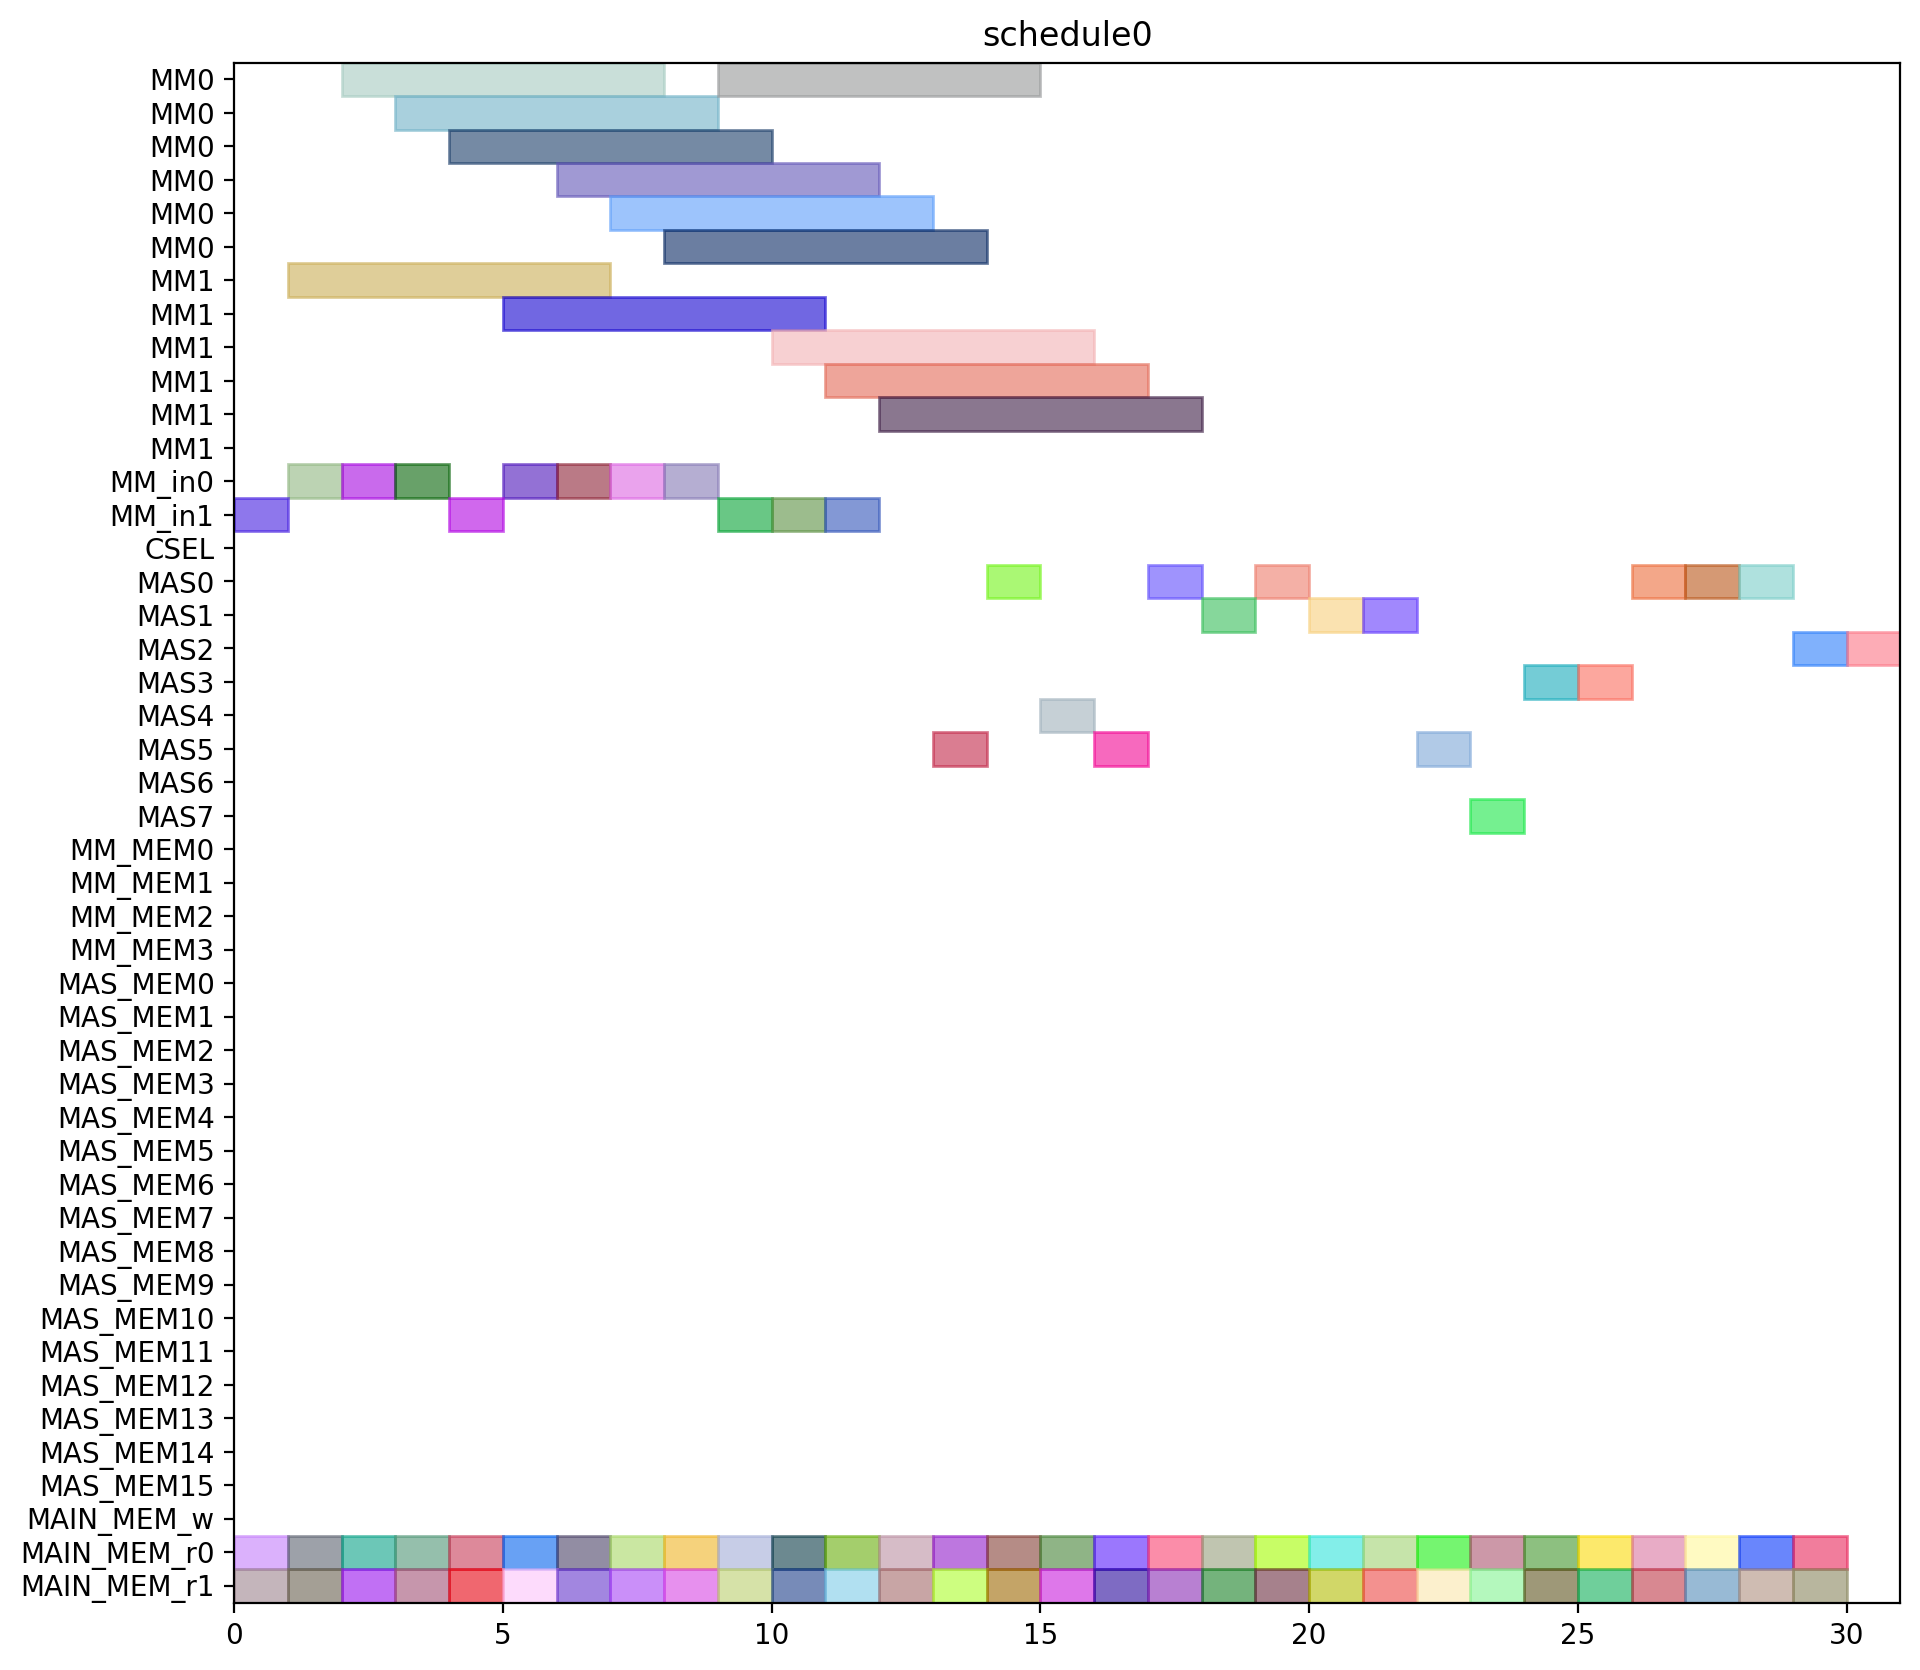

Write Python code to recreate this figure.
from pyschedule import Scenario, solvers, plotters, alt


def solve():
	horizon = 120
	S = Scenario("schedule0", horizon=horizon)

	# resource
	MM = S.Resources('MM', num=2, size=6)
	MM_in = S.Resources('MM_in', num=2)
	CSEL = S.Resource('CSEL')
	MAS = S.Resources('MAS', num=8, size=1, periods=range(1, horizon))
	MM_MEM = S.Resources('MM_MEM', num=4)
	MAS_MEM = S.Resources('MAS_MEM', num=16)
	MAIN_MEM_w = S.Resource('MAIN_MEM_w', size=1)
	MAIN_MEM_r = S.Resources('MAIN_MEM_r', num=2)

	# result of previous scheduling

	# new tasks
	T1_t0 = S.Task('T1_t0', length=1, delay_cost=1)
	T1_t0 += alt(MAS)
	T1_t0_mem0 = S.Task('T1_t0_mem0', length=1, delay_cost=1)
	T1_t0_mem0 += MAIN_MEM_r[0]
	S += T1_t0_mem0 <= T1_t0

	T1_t0_mem1 = S.Task('T1_t0_mem1', length=1, delay_cost=1)
	T1_t0_mem1 += MAIN_MEM_r[1]
	S += T1_t0_mem1 <= T1_t0

	T1_t1 = S.Task('T1_t1', length=1, delay_cost=1)
	T1_t1 += alt(MAS)
	T1_t1_mem0 = S.Task('T1_t1_mem0', length=1, delay_cost=1)
	T1_t1_mem0 += MAIN_MEM_r[0]
	S += T1_t1_mem0 <= T1_t1

	T1_t1_mem1 = S.Task('T1_t1_mem1', length=1, delay_cost=1)
	T1_t1_mem1 += MAIN_MEM_r[1]
	S += T1_t1_mem1 <= T1_t1

	T1_t3 = S.Task('T1_t3', length=6, delay_cost=1)
	T1_t3 += alt(MM)
	T1_t3_in = S.Task('T1_t3_in', length=1, delay_cost=1)
	T1_t3_in += alt(MM_in)
	S += T1_t3_in*MM_in[0]<=T1_t3*MM[0]
	S += T1_t3_in*MM_in[1]<=T1_t3*MM[1]
	T1_t3_mem0 = S.Task('T1_t3_mem0', length=1, delay_cost=1)
	T1_t3_mem0 += MAIN_MEM_r[0]
	S += T1_t3_mem0 <= T1_t3

	T1_t3_mem1 = S.Task('T1_t3_mem1', length=1, delay_cost=1)
	T1_t3_mem1 += MAIN_MEM_r[1]
	S += T1_t3_mem1 <= T1_t3

	T2_t0 = S.Task('T2_t0', length=6, delay_cost=1)
	T2_t0 += alt(MM)
	T2_t0_in = S.Task('T2_t0_in', length=1, delay_cost=1)
	T2_t0_in += alt(MM_in)
	S += T2_t0_in*MM_in[0]<=T2_t0*MM[0]
	S += T2_t0_in*MM_in[1]<=T2_t0*MM[1]
	T2_t0_mem0 = S.Task('T2_t0_mem0', length=1, delay_cost=1)
	T2_t0_mem0 += MAIN_MEM_r[0]
	S += T2_t0_mem0 <= T2_t0

	T2_t0_mem1 = S.Task('T2_t0_mem1', length=1, delay_cost=1)
	T2_t0_mem1 += MAIN_MEM_r[1]
	S += T2_t0_mem1 <= T2_t0

	T2_t1 = S.Task('T2_t1', length=6, delay_cost=1)
	T2_t1 += alt(MM)
	T2_t1_in = S.Task('T2_t1_in', length=1, delay_cost=1)
	T2_t1_in += alt(MM_in)
	S += T2_t1_in*MM_in[0]<=T2_t1*MM[0]
	S += T2_t1_in*MM_in[1]<=T2_t1*MM[1]
	T2_t1_mem0 = S.Task('T2_t1_mem0', length=1, delay_cost=1)
	T2_t1_mem0 += MAIN_MEM_r[0]
	S += T2_t1_mem0 <= T2_t1

	T2_t1_mem1 = S.Task('T2_t1_mem1', length=1, delay_cost=1)
	T2_t1_mem1 += MAIN_MEM_r[1]
	S += T2_t1_mem1 <= T2_t1

	T2_t2 = S.Task('T2_t2', length=1, delay_cost=1)
	T2_t2 += alt(MAS)
	T2_t2_mem0 = S.Task('T2_t2_mem0', length=1, delay_cost=1)
	T2_t2_mem0 += MAIN_MEM_r[0]
	S += T2_t2_mem0 <= T2_t2

	T2_t2_mem1 = S.Task('T2_t2_mem1', length=1, delay_cost=1)
	T2_t2_mem1 += MAIN_MEM_r[1]
	S += T2_t2_mem1 <= T2_t2

	T2_t3 = S.Task('T2_t3', length=1, delay_cost=1)
	T2_t3 += alt(MAS)
	T2_t3_mem0 = S.Task('T2_t3_mem0', length=1, delay_cost=1)
	T2_t3_mem0 += MAIN_MEM_r[0]
	S += T2_t3_mem0 <= T2_t3

	T2_t3_mem1 = S.Task('T2_t3_mem1', length=1, delay_cost=1)
	T2_t3_mem1 += MAIN_MEM_r[1]
	S += T2_t3_mem1 <= T2_t3

	T3_t0 = S.Task('T3_t0', length=6, delay_cost=1)
	T3_t0 += alt(MM)
	T3_t0_in = S.Task('T3_t0_in', length=1, delay_cost=1)
	T3_t0_in += alt(MM_in)
	S += T3_t0_in*MM_in[0]<=T3_t0*MM[0]
	S += T3_t0_in*MM_in[1]<=T3_t0*MM[1]
	T3_t0_mem0 = S.Task('T3_t0_mem0', length=1, delay_cost=1)
	T3_t0_mem0 += MAIN_MEM_r[0]
	S += T3_t0_mem0 <= T3_t0

	T3_t0_mem1 = S.Task('T3_t0_mem1', length=1, delay_cost=1)
	T3_t0_mem1 += MAIN_MEM_r[1]
	S += T3_t0_mem1 <= T3_t0

	T3_t1 = S.Task('T3_t1', length=6, delay_cost=1)
	T3_t1 += alt(MM)
	T3_t1_in = S.Task('T3_t1_in', length=1, delay_cost=1)
	T3_t1_in += alt(MM_in)
	S += T3_t1_in*MM_in[0]<=T3_t1*MM[0]
	S += T3_t1_in*MM_in[1]<=T3_t1*MM[1]
	T3_t1_mem0 = S.Task('T3_t1_mem0', length=1, delay_cost=1)
	T3_t1_mem0 += MAIN_MEM_r[0]
	S += T3_t1_mem0 <= T3_t1

	T3_t1_mem1 = S.Task('T3_t1_mem1', length=1, delay_cost=1)
	T3_t1_mem1 += MAIN_MEM_r[1]
	S += T3_t1_mem1 <= T3_t1

	T3_t2 = S.Task('T3_t2', length=1, delay_cost=1)
	T3_t2 += alt(MAS)
	T3_t2_mem0 = S.Task('T3_t2_mem0', length=1, delay_cost=1)
	T3_t2_mem0 += MAIN_MEM_r[0]
	S += T3_t2_mem0 <= T3_t2

	T3_t2_mem1 = S.Task('T3_t2_mem1', length=1, delay_cost=1)
	T3_t2_mem1 += MAIN_MEM_r[1]
	S += T3_t2_mem1 <= T3_t2

	T3_t3 = S.Task('T3_t3', length=1, delay_cost=1)
	T3_t3 += alt(MAS)
	T3_t3_mem0 = S.Task('T3_t3_mem0', length=1, delay_cost=1)
	T3_t3_mem0 += MAIN_MEM_r[0]
	S += T3_t3_mem0 <= T3_t3

	T3_t3_mem1 = S.Task('T3_t3_mem1', length=1, delay_cost=1)
	T3_t3_mem1 += MAIN_MEM_r[1]
	S += T3_t3_mem1 <= T3_t3

	T4_t0 = S.Task('T4_t0', length=6, delay_cost=1)
	T4_t0 += alt(MM)
	T4_t0_in = S.Task('T4_t0_in', length=1, delay_cost=1)
	T4_t0_in += alt(MM_in)
	S += T4_t0_in*MM_in[0]<=T4_t0*MM[0]
	S += T4_t0_in*MM_in[1]<=T4_t0*MM[1]
	T4_t0_mem0 = S.Task('T4_t0_mem0', length=1, delay_cost=1)
	T4_t0_mem0 += MAIN_MEM_r[0]
	S += T4_t0_mem0 <= T4_t0

	T4_t0_mem1 = S.Task('T4_t0_mem1', length=1, delay_cost=1)
	T4_t0_mem1 += MAIN_MEM_r[1]
	S += T4_t0_mem1 <= T4_t0

	T4_t1 = S.Task('T4_t1', length=6, delay_cost=1)
	T4_t1 += alt(MM)
	T4_t1_in = S.Task('T4_t1_in', length=1, delay_cost=1)
	T4_t1_in += alt(MM_in)
	S += T4_t1_in*MM_in[0]<=T4_t1*MM[0]
	S += T4_t1_in*MM_in[1]<=T4_t1*MM[1]
	T4_t1_mem0 = S.Task('T4_t1_mem0', length=1, delay_cost=1)
	T4_t1_mem0 += MAIN_MEM_r[0]
	S += T4_t1_mem0 <= T4_t1

	T4_t1_mem1 = S.Task('T4_t1_mem1', length=1, delay_cost=1)
	T4_t1_mem1 += MAIN_MEM_r[1]
	S += T4_t1_mem1 <= T4_t1

	T4_t2 = S.Task('T4_t2', length=1, delay_cost=1)
	T4_t2 += alt(MAS)
	T4_t2_mem0 = S.Task('T4_t2_mem0', length=1, delay_cost=1)
	T4_t2_mem0 += MAIN_MEM_r[0]
	S += T4_t2_mem0 <= T4_t2

	T4_t2_mem1 = S.Task('T4_t2_mem1', length=1, delay_cost=1)
	T4_t2_mem1 += MAIN_MEM_r[1]
	S += T4_t2_mem1 <= T4_t2

	T4_t3 = S.Task('T4_t3', length=1, delay_cost=1)
	T4_t3 += alt(MAS)
	T4_t3_mem0 = S.Task('T4_t3_mem0', length=1, delay_cost=1)
	T4_t3_mem0 += MAIN_MEM_r[0]
	S += T4_t3_mem0 <= T4_t3

	T4_t3_mem1 = S.Task('T4_t3_mem1', length=1, delay_cost=1)
	T4_t3_mem1 += MAIN_MEM_r[1]
	S += T4_t3_mem1 <= T4_t3

	T5_t0 = S.Task('T5_t0', length=1, delay_cost=1)
	T5_t0 += alt(MAS)
	T5_t0_mem0 = S.Task('T5_t0_mem0', length=1, delay_cost=1)
	T5_t0_mem0 += MAIN_MEM_r[0]
	S += T5_t0_mem0 <= T5_t0

	T5_t0_mem1 = S.Task('T5_t0_mem1', length=1, delay_cost=1)
	T5_t0_mem1 += MAIN_MEM_r[1]
	S += T5_t0_mem1 <= T5_t0

	T5_t1 = S.Task('T5_t1', length=1, delay_cost=1)
	T5_t1 += alt(MAS)
	T5_t1_mem0 = S.Task('T5_t1_mem0', length=1, delay_cost=1)
	T5_t1_mem0 += MAIN_MEM_r[0]
	S += T5_t1_mem0 <= T5_t1

	T5_t1_mem1 = S.Task('T5_t1_mem1', length=1, delay_cost=1)
	T5_t1_mem1 += MAIN_MEM_r[1]
	S += T5_t1_mem1 <= T5_t1

	T5_t3 = S.Task('T5_t3', length=6, delay_cost=1)
	T5_t3 += alt(MM)
	T5_t3_in = S.Task('T5_t3_in', length=1, delay_cost=1)
	T5_t3_in += alt(MM_in)
	S += T5_t3_in*MM_in[0]<=T5_t3*MM[0]
	S += T5_t3_in*MM_in[1]<=T5_t3*MM[1]
	T5_t3_mem0 = S.Task('T5_t3_mem0', length=1, delay_cost=1)
	T5_t3_mem0 += MAIN_MEM_r[0]
	S += T5_t3_mem0 <= T5_t3

	T5_t3_mem1 = S.Task('T5_t3_mem1', length=1, delay_cost=1)
	T5_t3_mem1 += MAIN_MEM_r[1]
	S += T5_t3_mem1 <= T5_t3

	T6_t0 = S.Task('T6_t0', length=6, delay_cost=1)
	T6_t0 += alt(MM)
	T6_t0_in = S.Task('T6_t0_in', length=1, delay_cost=1)
	T6_t0_in += alt(MM_in)
	S += T6_t0_in*MM_in[0]<=T6_t0*MM[0]
	S += T6_t0_in*MM_in[1]<=T6_t0*MM[1]
	T6_t0_mem0 = S.Task('T6_t0_mem0', length=1, delay_cost=1)
	T6_t0_mem0 += MAIN_MEM_r[0]
	S += T6_t0_mem0 <= T6_t0

	T6_t0_mem1 = S.Task('T6_t0_mem1', length=1, delay_cost=1)
	T6_t0_mem1 += MAIN_MEM_r[1]
	S += T6_t0_mem1 <= T6_t0

	T6_t1 = S.Task('T6_t1', length=6, delay_cost=1)
	T6_t1 += alt(MM)
	T6_t1_in = S.Task('T6_t1_in', length=1, delay_cost=1)
	T6_t1_in += alt(MM_in)
	S += T6_t1_in*MM_in[0]<=T6_t1*MM[0]
	S += T6_t1_in*MM_in[1]<=T6_t1*MM[1]
	T6_t1_mem0 = S.Task('T6_t1_mem0', length=1, delay_cost=1)
	T6_t1_mem0 += MAIN_MEM_r[0]
	S += T6_t1_mem0 <= T6_t1

	T6_t1_mem1 = S.Task('T6_t1_mem1', length=1, delay_cost=1)
	T6_t1_mem1 += MAIN_MEM_r[1]
	S += T6_t1_mem1 <= T6_t1

	T6_t2 = S.Task('T6_t2', length=1, delay_cost=1)
	T6_t2 += alt(MAS)
	T6_t2_mem0 = S.Task('T6_t2_mem0', length=1, delay_cost=1)
	T6_t2_mem0 += MAIN_MEM_r[0]
	S += T6_t2_mem0 <= T6_t2

	T6_t2_mem1 = S.Task('T6_t2_mem1', length=1, delay_cost=1)
	T6_t2_mem1 += MAIN_MEM_r[1]
	S += T6_t2_mem1 <= T6_t2

	T6_t3 = S.Task('T6_t3', length=1, delay_cost=1)
	T6_t3 += alt(MAS)
	T6_t3_mem0 = S.Task('T6_t3_mem0', length=1, delay_cost=1)
	T6_t3_mem0 += MAIN_MEM_r[0]
	S += T6_t3_mem0 <= T6_t3

	T6_t3_mem1 = S.Task('T6_t3_mem1', length=1, delay_cost=1)
	T6_t3_mem1 += MAIN_MEM_r[1]
	S += T6_t3_mem1 <= T6_t3

	T7_t0 = S.Task('T7_t0', length=6, delay_cost=1)
	T7_t0 += alt(MM)
	T7_t0_in = S.Task('T7_t0_in', length=1, delay_cost=1)
	T7_t0_in += alt(MM_in)
	S += T7_t0_in*MM_in[0]<=T7_t0*MM[0]
	S += T7_t0_in*MM_in[1]<=T7_t0*MM[1]
	T7_t0_mem0 = S.Task('T7_t0_mem0', length=1, delay_cost=1)
	T7_t0_mem0 += MAIN_MEM_r[0]
	S += T7_t0_mem0 <= T7_t0

	T7_t0_mem1 = S.Task('T7_t0_mem1', length=1, delay_cost=1)
	T7_t0_mem1 += MAIN_MEM_r[1]
	S += T7_t0_mem1 <= T7_t0

	T7_t1 = S.Task('T7_t1', length=6, delay_cost=1)
	T7_t1 += alt(MM)
	T7_t1_in = S.Task('T7_t1_in', length=1, delay_cost=1)
	T7_t1_in += alt(MM_in)
	S += T7_t1_in*MM_in[0]<=T7_t1*MM[0]
	S += T7_t1_in*MM_in[1]<=T7_t1*MM[1]
	T7_t1_mem0 = S.Task('T7_t1_mem0', length=1, delay_cost=1)
	T7_t1_mem0 += MAIN_MEM_r[0]
	S += T7_t1_mem0 <= T7_t1

	T7_t1_mem1 = S.Task('T7_t1_mem1', length=1, delay_cost=1)
	T7_t1_mem1 += MAIN_MEM_r[1]
	S += T7_t1_mem1 <= T7_t1

	T7_t2 = S.Task('T7_t2', length=1, delay_cost=1)
	T7_t2 += alt(MAS)
	T7_t2_mem0 = S.Task('T7_t2_mem0', length=1, delay_cost=1)
	T7_t2_mem0 += MAIN_MEM_r[0]
	S += T7_t2_mem0 <= T7_t2

	T7_t2_mem1 = S.Task('T7_t2_mem1', length=1, delay_cost=1)
	T7_t2_mem1 += MAIN_MEM_r[1]
	S += T7_t2_mem1 <= T7_t2

	T7_t3 = S.Task('T7_t3', length=1, delay_cost=1)
	T7_t3 += alt(MAS)
	T7_t3_mem0 = S.Task('T7_t3_mem0', length=1, delay_cost=1)
	T7_t3_mem0 += MAIN_MEM_r[0]
	S += T7_t3_mem0 <= T7_t3

	T7_t3_mem1 = S.Task('T7_t3_mem1', length=1, delay_cost=1)
	T7_t3_mem1 += MAIN_MEM_r[1]
	S += T7_t3_mem1 <= T7_t3

	T8_t2 = S.Task('T8_t2', length=1, delay_cost=1)
	T8_t2 += alt(MAS)
	T8_t2_mem0 = S.Task('T8_t2_mem0', length=1, delay_cost=1)
	T8_t2_mem0 += MAIN_MEM_r[0]
	S += T8_t2_mem0 <= T8_t2

	T8_t2_mem1 = S.Task('T8_t2_mem1', length=1, delay_cost=1)
	T8_t2_mem1 += MAIN_MEM_r[1]
	S += T8_t2_mem1 <= T8_t2

	T9_t2 = S.Task('T9_t2', length=1, delay_cost=1)
	T9_t2 += alt(MAS)
	T9_t2_mem0 = S.Task('T9_t2_mem0', length=1, delay_cost=1)
	T9_t2_mem0 += MAIN_MEM_r[0]
	S += T9_t2_mem0 <= T9_t2

	T9_t2_mem1 = S.Task('T9_t2_mem1', length=1, delay_cost=1)
	T9_t2_mem1 += MAIN_MEM_r[1]
	S += T9_t2_mem1 <= T9_t2

	T10_t2 = S.Task('T10_t2', length=1, delay_cost=1)
	T10_t2 += alt(MAS)
	T10_t2_mem0 = S.Task('T10_t2_mem0', length=1, delay_cost=1)
	T10_t2_mem0 += MAIN_MEM_r[0]
	S += T10_t2_mem0 <= T10_t2

	T10_t2_mem1 = S.Task('T10_t2_mem1', length=1, delay_cost=1)
	T10_t2_mem1 += MAIN_MEM_r[1]
	S += T10_t2_mem1 <= T10_t2

	T11_t2 = S.Task('T11_t2', length=1, delay_cost=1)
	T11_t2 += alt(MAS)
	T11_t2_mem0 = S.Task('T11_t2_mem0', length=1, delay_cost=1)
	T11_t2_mem0 += MAIN_MEM_r[0]
	S += T11_t2_mem0 <= T11_t2

	T11_t2_mem1 = S.Task('T11_t2_mem1', length=1, delay_cost=1)
	T11_t2_mem1 += MAIN_MEM_r[1]
	S += T11_t2_mem1 <= T11_t2

	solvers.mip.solve(S,msg=1,kind='CPLEX',ratio_gap=1.01)

	solution = [['hoge']*len(S.solution()[1]) for i in range(len(S.solution()))]
	for i in range(len(S.solution())):
		for j in range(len(S.solution()[i])):
			solution[i][j]=str(S.solution()[i][j])
	print(solution)

	cycles = int(solution[-1][3])

	pic_file_name = "/home/mfukuda/ABE/multiRAM_multiMAS_16mux/scheduling_result/stage6MM2_stage1MAS8/EP2_LADDERMUL/schedule0.png"
	if(S.solution() != []):
		plotters.matplotlib.plot(S,img_filename=pic_file_name, show_task_labels=False, fig_size=(cycles*0.25+3, 10))

	return solution
